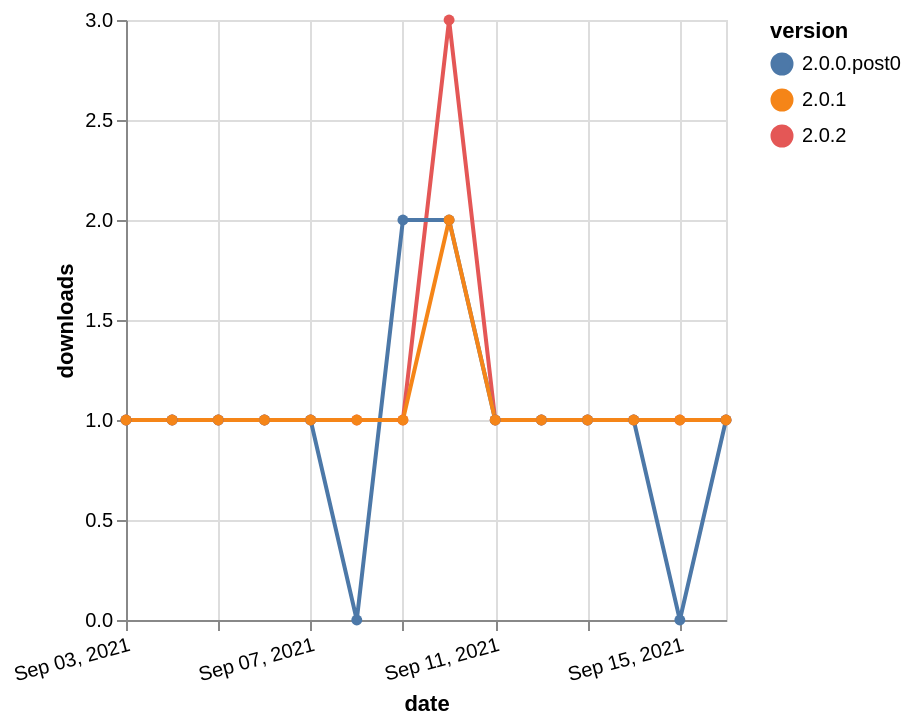

Here is the Vega-Lite specification saved for this chart:
### Vega-Lite specification from a JSON file in a GitHub repository (floating-point values rounded to 4 significant figures)
{"$schema": "https://vega.github.io/schema/vega-lite/v5.json", "description": "A simple bar chart with embedded data.", "data": {"values": [{"date": "2021-09-03", "total": 134, "delta": 1, "version": "2.0.2"}, {"date": "2021-09-04", "total": 135, "delta": 1, "version": "2.0.2"}, {"date": "2021-09-05", "total": 136, "delta": 1, "version": "2.0.2"}, {"date": "2021-09-06", "total": 137, "delta": 1, "version": "2.0.2"}, {"date": "2021-09-07", "total": 138, "delta": 1, "version": "2.0.2"}, {"date": "2021-09-08", "total": 139, "delta": 1, "version": "2.0.2"}, {"date": "2021-09-09", "total": 140, "delta": 1, "version": "2.0.2"}, {"date": "2021-09-10", "total": 143, "delta": 3, "version": "2.0.2"}, {"date": "2021-09-11", "total": 144, "delta": 1, "version": "2.0.2"}, {"date": "2021-09-12", "total": 145, "delta": 1, "version": "2.0.2"}, {"date": "2021-09-13", "total": 146, "delta": 1, "version": "2.0.2"}, {"date": "2021-09-14", "total": 147, "delta": 1, "version": "2.0.2"}, {"date": "2021-09-15", "total": 148, "delta": 1, "version": "2.0.2"}, {"date": "2021-09-16", "total": 149, "delta": 1, "version": "2.0.2"}, {"date": "2021-09-03", "total": 144, "delta": 1, "version": "2.0.0.post0"}, {"date": "2021-09-04", "total": 145, "delta": 1, "version": "2.0.0.post0"}, {"date": "2021-09-05", "total": 146, "delta": 1, "version": "2.0.0.post0"}, {"date": "2021-09-06", "total": 147, "delta": 1, "version": "2.0.0.post0"}, {"date": "2021-09-07", "total": 148, "delta": 1, "version": "2.0.0.post0"}, {"date": "2021-09-08", "total": 148, "delta": 0, "version": "2.0.0.post0"}, {"date": "2021-09-09", "total": 150, "delta": 2, "version": "2.0.0.post0"}, {"date": "2021-09-10", "total": 152, "delta": 2, "version": "2.0.0.post0"}, {"date": "2021-09-11", "total": 153, "delta": 1, "version": "2.0.0.post0"}, {"date": "2021-09-12", "total": 154, "delta": 1, "version": "2.0.0.post0"}, {"date": "2021-09-13", "total": 155, "delta": 1, "version": "2.0.0.post0"}, {"date": "2021-09-14", "total": 156, "delta": 1, "version": "2.0.0.post0"}, {"date": "2021-09-15", "total": 156, "delta": 0, "version": "2.0.0.post0"}, {"date": "2021-09-16", "total": 157, "delta": 1, "version": "2.0.0.post0"}, {"date": "2021-09-03", "total": 145, "delta": 1, "version": "2.0.1"}, {"date": "2021-09-04", "total": 146, "delta": 1, "version": "2.0.1"}, {"date": "2021-09-05", "total": 147, "delta": 1, "version": "2.0.1"}, {"date": "2021-09-06", "total": 148, "delta": 1, "version": "2.0.1"}, {"date": "2021-09-07", "total": 149, "delta": 1, "version": "2.0.1"}, {"date": "2021-09-08", "total": 150, "delta": 1, "version": "2.0.1"}, {"date": "2021-09-09", "total": 151, "delta": 1, "version": "2.0.1"}, {"date": "2021-09-10", "total": 153, "delta": 2, "version": "2.0.1"}, {"date": "2021-09-11", "total": 154, "delta": 1, "version": "2.0.1"}, {"date": "2021-09-12", "total": 155, "delta": 1, "version": "2.0.1"}, {"date": "2021-09-13", "total": 156, "delta": 1, "version": "2.0.1"}, {"date": "2021-09-14", "total": 157, "delta": 1, "version": "2.0.1"}, {"date": "2021-09-15", "total": 158, "delta": 1, "version": "2.0.1"}, {"date": "2021-09-16", "total": 159, "delta": 1, "version": "2.0.1"}]}, "width": "container", "mark": {"type": "line", "point": {"filled": true}}, "encoding": {"x": {"field": "date", "type": "temporal", "timeUnit": "yearmonthdate", "title": "date", "axis": {"labelAngle": -15}}, "y": {"field": "delta", "type": "quantitative", "title": "downloads"}, "color": {"field": "version", "type": "nominal"}, "tooltip": {"field": "delta"}}}
